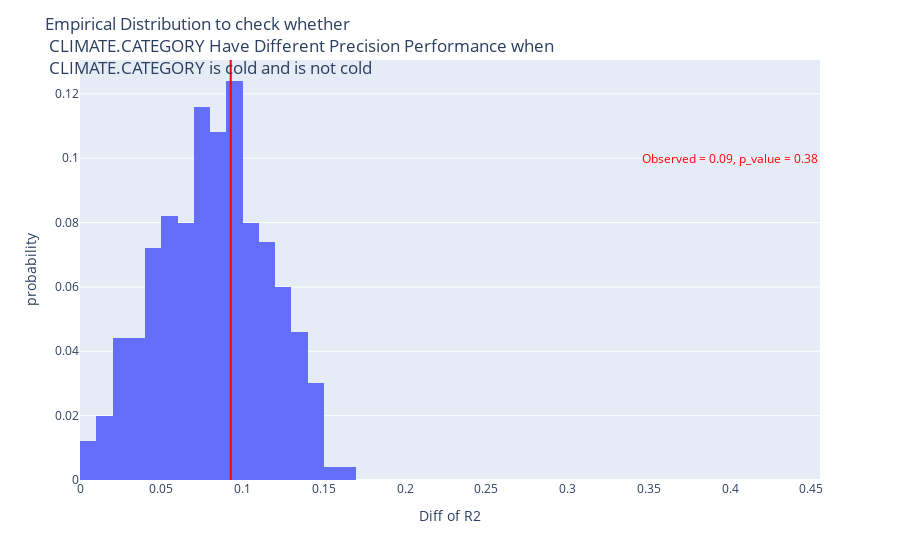

Source (notebook cell):
### Markdown cell above
Since p-value measures the probability of a extreme case happens if null hypothesis is true, and if it's not the same(which means extreme), the evaluation metric will be greater, so we adds up p-value when simated value is greater than observed value. Codes are shown below.

### Code cell
def calc_R2(model, X, y):
    y_pred = model.predict(X)
    return get_R2(y, y_pred)
def diff_of_R2(model, df, col, val):
    df1 = df[df[col]==val]
    df2 = df[df[col]!=val]
    r21 = calc_R2(model, df1.drop(MEASUREMENT_COLUMN, axis=1), df1[MEASUREMENT_COLUMN])
    r22 = calc_R2(model, df2.drop(MEASUREMENT_COLUMN, axis=1), df2[MEASUREMENT_COLUMN])
    return abs(r21-r22)
def report_perm_test(observed, p_value, simulated, col, val):
    fig = px.histogram(pd.DataFrame(simulated), x=0, nbins=20, histnorm='probability')
    fig.add_vline(x=observed, line_color='red')
    fig.add_annotation(text=f'<span style="color:red">Observed = {round(observed, 2)}, p_value = {round(p_value ,2)}</span>',
                   x= 0.4, showarrow=False, y=0.1)
    fig.update_layout(title = f"Empirical Distribution to check whether <br> {col} Have Different Precision Performance when <br> {col} is {val} and is not {val}", xaxis_title="Diff of R2")
    fig.show()
    export_plotly_fig(fig, filename="permutation_test.html")
def permutation_test(model, df, col, val, rounds=500):
    observed = diff_of_R2(model, df, col, val)
    simulated = np.zeros(rounds)
    df2 = df.copy()
    for _ in range(rounds):
        df2[col] = df[col].sample(frac=1,random_state=SEED+_).reset_index(drop=True)
        simulated[_] = diff_of_R2(model, df2, col, val)
    p_value = np.mean(simulated >= observed)
    report_perm_test(observed, p_value, simulated, col, val)
    return observed, p_value
print(permutation_test(final_model, df, 'CLIMATE.CATEGORY', 'cold'))

### Figure 1 — Plotly figure (JSON) as saved in the notebook; plotly's stock layout.template omitted (floating-point values rounded to 4 significant figures; data arrays with more than 128 entries replaced by an {"elided": "..."} marker saying what was removed)
{"data": [{"alignmentgroup": "True", "bingroup": "x", "histnorm": "probability", "hovertemplate": "0=%{x}<br>probability=%{y}<extra></extra>", "legendgroup": "", "marker": {"color": "#636efa", "pattern": {"shape": ""}}, "name": "", "nbinsx": 20, "offsetgroup": "", "orientation": "v", "showlegend": false, "type": "histogram", "x": {"elided": "500 float values"}, "xaxis": "x", "yaxis": "y"}], "layout": {"annotations": [{"showarrow": false, "text": "<span style=\"color:red\">Observed = 0.09, p_value = 0.38</span>", "x": 0.4, "y": 0.1}], "barmode": "relative", "legend": {"tracegroupgap": 0}, "margin": {"t": 60}, "shapes": [{"line": {"color": "red"}, "type": "line", "x0": 0.09275, "x1": 0.09275, "xref": "x", "y0": 0, "y1": 1, "yref": "y domain"}], "title": {"text": "Empirical Distribution to check whether <br> CLIMATE.CATEGORY Have Different Precision Performance when <br> CLIMATE.CATEGORY is cold and is not cold"}, "xaxis": {"anchor": "y", "domain": [0, 1], "title": {"text": "Diff of R2"}}, "yaxis": {"anchor": "x", "domain": [0, 1], "title": {"text": "probability"}}}}
